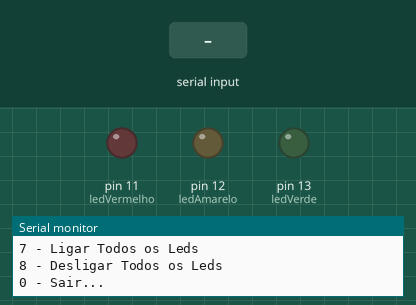
Simulated run of this sketch. Board: Arduino Uno, built with avr-gcc and run on an emulated ATmega328P. Shown: output pins drawn as LEDs (lit = HIGH), the last lines printed to the serial monitor. Inputs (shaded band) come from the test bench.

Above: at 2.2 s.
2.3 s: "1\n" received over Serial
At 2.9 s:
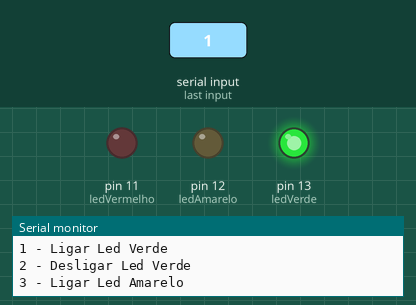
3.8 s: "3\n" received over Serial
At 4.1 s:
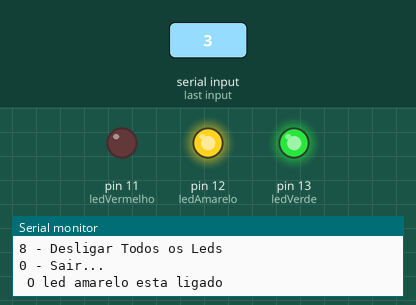
5.3 s: "2\n" received over Serial
At 6.4 s:
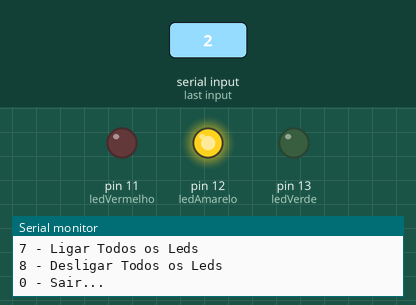
6.8 s: "5\n" received over Serial
At 7.5 s:
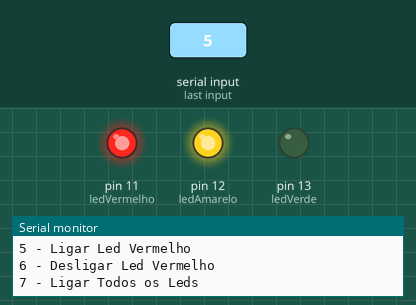
8.3 s: "4\n" received over Serial
At 8.7 s:
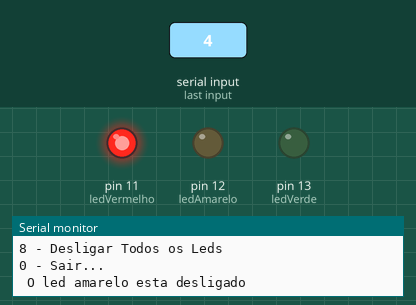
9.8 s: "1\n" received over Serial
At 11.0 s:
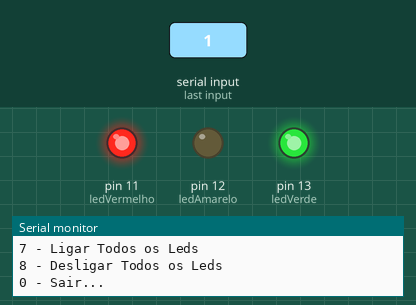
Timing chart, 0 to 12.3 s (numbered marks = the images above; inputs shaded):
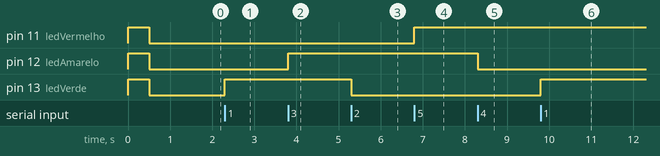

Measured:
- after the input at 2.3 s, pin 13 (ledVerde): LOW → HIGH at once
- after the input at 3.8 s, pin 12 (ledAmarelo): LOW → HIGH at once
- after the input at 5.3 s, pin 13 (ledVerde): HIGH → LOW at once
- after the input at 6.8 s, pin 11 (ledVermelho): LOW → HIGH at once
- after the input at 8.3 s, pin 12 (ledAmarelo): HIGH → LOW at once
- after the input at 9.8 s, pin 13 (ledVerde): LOW → HIGH at once

The sketch:

arduino_leds1.ino
```cpp
int ledVerde = 13;
int ledAmarelo = 12;
int ledVermelho = 11;
int opcao;

void setup()
{
  Serial.begin(9600);

  pinMode(ledVerde, OUTPUT);
  pinMode(ledAmarelo, OUTPUT);
  pinMode(ledVermelho, OUTPUT);

  digitalWrite(ledVerde, HIGH);
  digitalWrite(ledAmarelo, HIGH);
  digitalWrite(ledVermelho, HIGH);
  delay(500);
  digitalWrite(ledVerde, LOW);
  digitalWrite(ledAmarelo, LOW);
  digitalWrite(ledVermelho, LOW);
  delay(500);
}

void loop()
{
  do {
    Serial.println("Escolha uma opcao abaixo:\n");
    Serial.println("1 - Ligar Led Verde");
    Serial.println("2 - Desligar Led Verde");
    Serial.println("3 - Ligar Led Amarelo");
    Serial.println("4 - Desligar Led Amarelo");
    Serial.println("5 - Ligar Led Vermelho");
    Serial.println("6 - Desligar Led Vermelho");
    Serial.println("7 - Ligar Todos os Leds");
    Serial.println("8 - Desligar Todos os Leds");
    Serial.println("0 - Sair...");

    while (Serial.available() == 0) {

    }

    opcao = Serial.parseInt();

    switch (opcao)
    {
      case 1:
        digitalWrite(ledVerde, HIGH);
        Serial.println(" O led verde esta ligado ");
        break;
      case 2:
        digitalWrite(ledVerde, LOW);
        Serial.println(" O led verde esta desligado ");
        break;
      case 3:
        digitalWrite(ledAmarelo, HIGH);
        Serial.println(" O led amarelo esta ligado ");
        break;
      case 4:
        digitalWrite(ledAmarelo, LOW);
        Serial.println(" O led amarelo esta desligado ");
        break;
      case 5:
        digitalWrite(ledVermelho, HIGH);
        Serial.println(" O led vermelho esta ligado ");
        break;
      case 6:
        digitalWrite(ledVermelho, LOW);
        Serial.println(" O led vermelho esta desligado ");
        break;
      case 7:
        digitalWrite(ledVerde, HIGH);
        digitalWrite(ledAmarelo, HIGH);
        digitalWrite(ledVermelho, HIGH);
        Serial.println(" Todos os Leds estao ligados. ");
        break;
      case 8:
        digitalWrite(ledVerde, LOW);
        digitalWrite(ledAmarelo, LOW);
        digitalWrite(ledVermelho, LOW);
        Serial.println(" Todos os Leds desligados. ");
        break;
      case 0:
        Serial.println(" Saindo... ");
        break;
      default:
        Serial.println(" bruh escolha errada, Tenta novamente\n");
        break;
    }

    delay(500);

  } while (opcao != 0);

  while(true);
}
```
